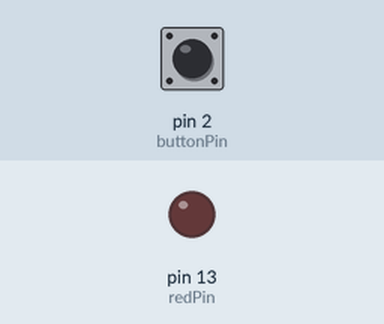
The sketch below on a simulated Arduino Uno, built with avr-gcc and run on an emulated ATmega328P. Shown: output pins drawn as LEDs (lit = HIGH). Inputs (shaded band) come from the test bench; at power-on: pin 2 (buttonPin) HIGH. What the sketch prints to the serial monitor is not drawn.

Above: at 1.2 s.
1.3 s: pin 2 (buttonPin) pulled LOW for 0.15 s
2.9 s: pin 2 (buttonPin) pulled LOW for 3.2 s
At 3.9 s:
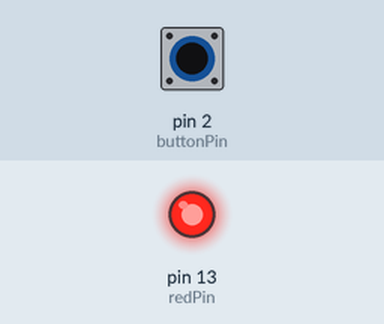
Timing chart, 0 to 7.7 s (numbered marks = the images above; inputs shaded):
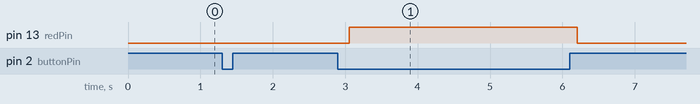

Measured:
- after the input at 2.9 s, pin 13 (redPin): LOW → HIGH after 0.15 s, → LOW 3.2 s later

The sketch:

Button.ino
```cpp
/*
SparkFun Inventor's Kit
Example sketch 05

PUSH BUTTONS

  Use pushbuttons for digital input

This sketch was written by SparkFun Electronics,
with lots of help from the Arduino community.
This code is completely free for any use.
Visit http://learn.sparkfun.com/products/2 for SIK information.
Visit http://www.arduino.cc to learn about the Arduino.

*/


// First we'll set up constants for the pin numbers.
// This will make it easier to follow the code below.

 // pushbutton pin
 const int buttonPin = 2;

 //RGB LED pins
 const int redPin = 13;


//create a variable to store a counter and set it to 0

void setup()
{
  // Set up the pushbutton pins to be an input:
  pinMode(buttonPin, INPUT);

  // Set up the RGB pins to be an outputs:
  pinMode(redPin, OUTPUT);
  Serial.begin(9600);
}


void loop()
{
 // local variable to hold the pushbutton states
  int buttonState;

  //read the digital state of buttonPin with digitalRead() function and store the           //value in buttonState variable
  buttonState = digitalRead(buttonPin);
 Serial.println(buttonState);
  //if the button is pressed increment counter and wait a tiny bit to give us some          //time to release the button
  if (buttonState == LOW) // light the LED
  {
    delay(150);
    buttonState=HIGH;
    digitalWrite(redPin,HIGH);
  }
  else
  {
   buttonState=LOW;
   digitalWrite(redPin,LOW);

  }


}
```
